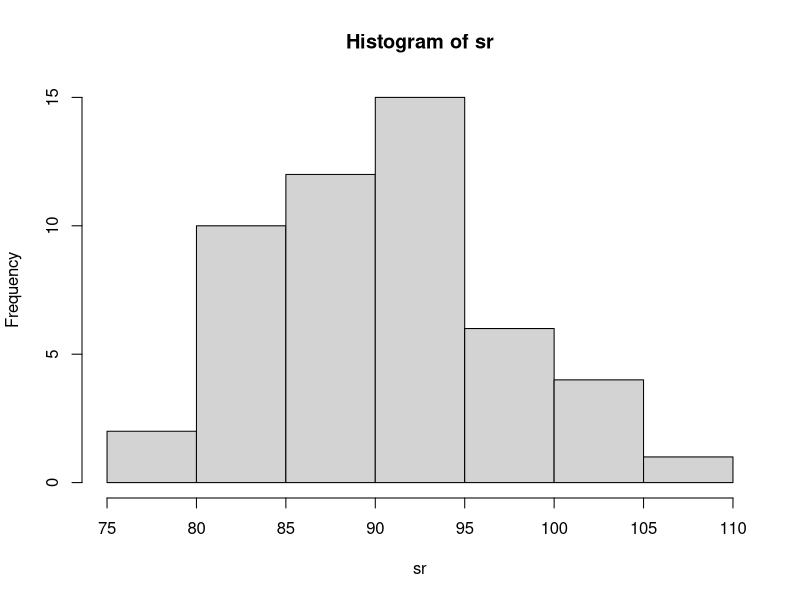
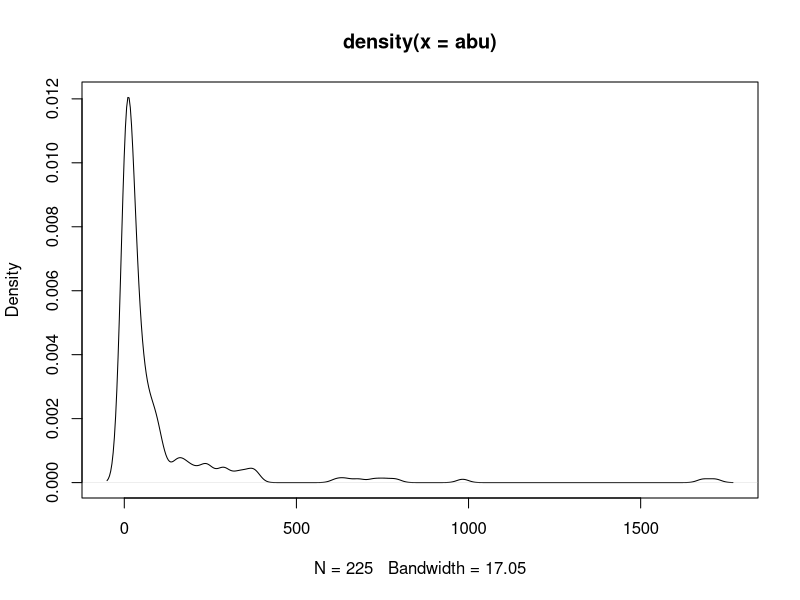
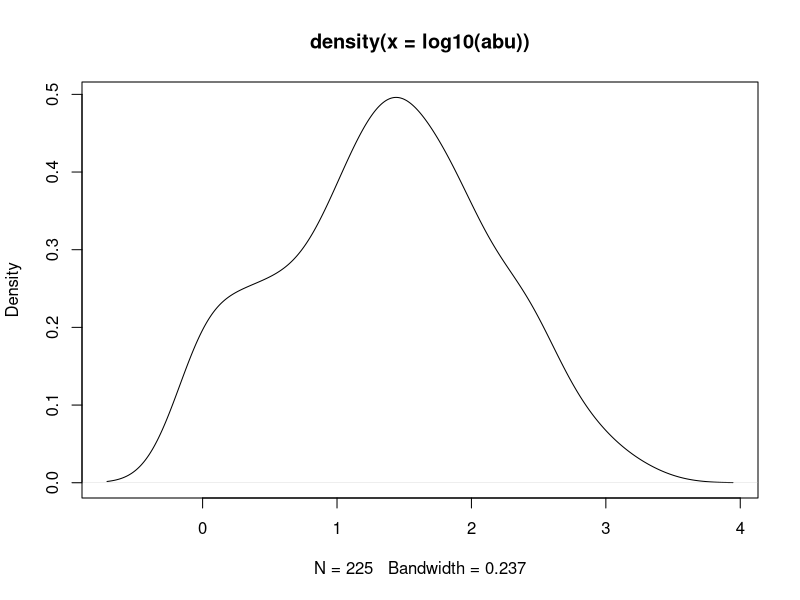
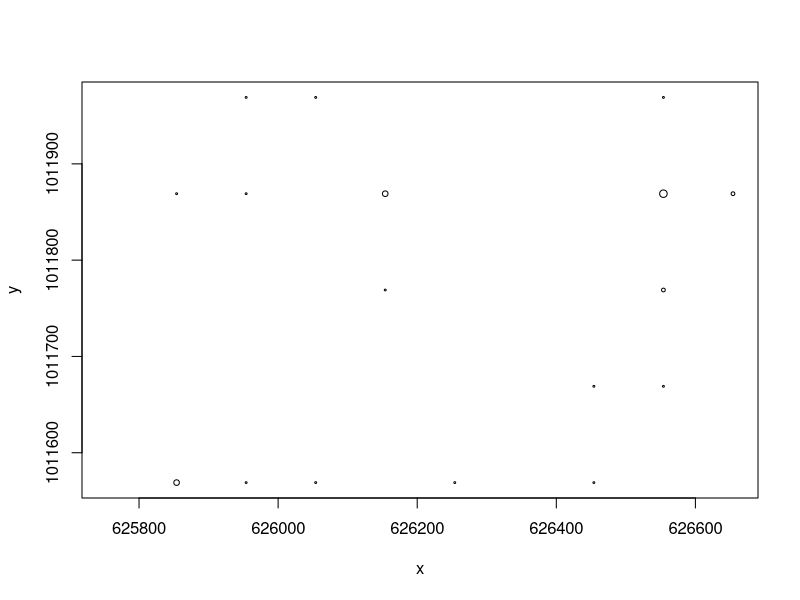
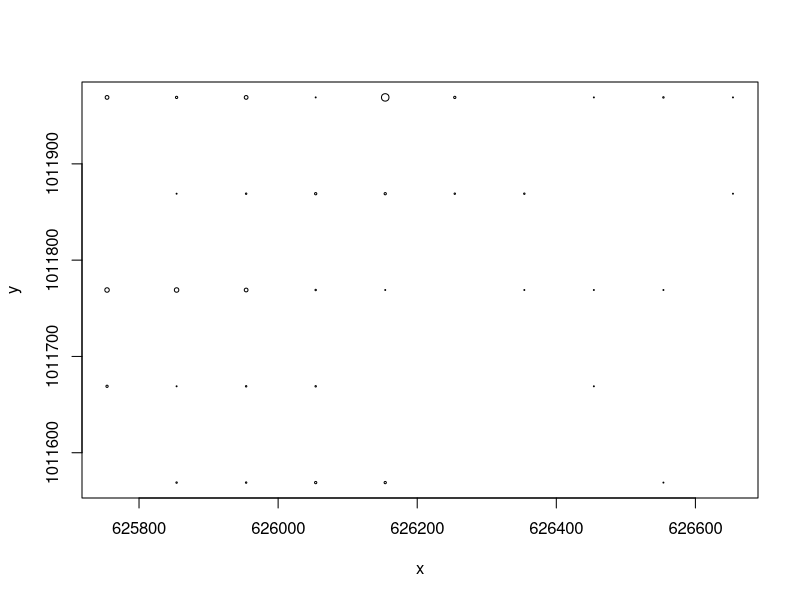
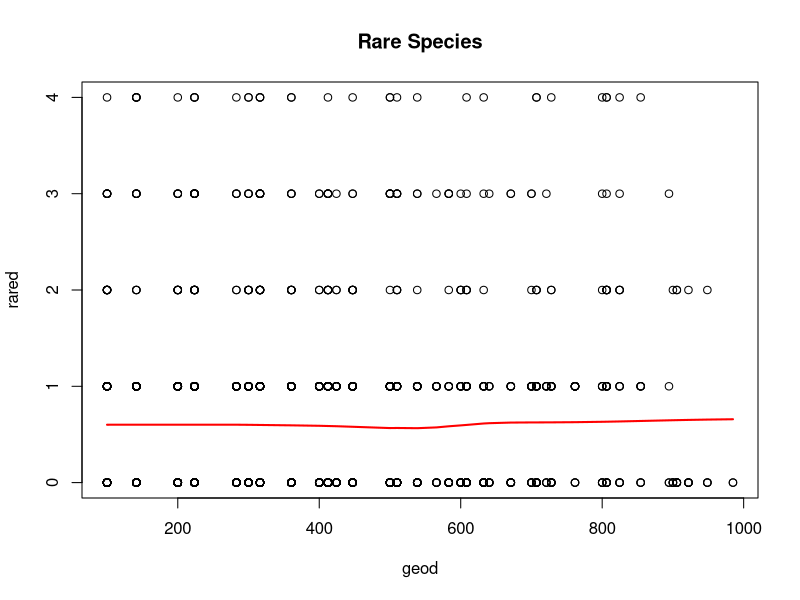
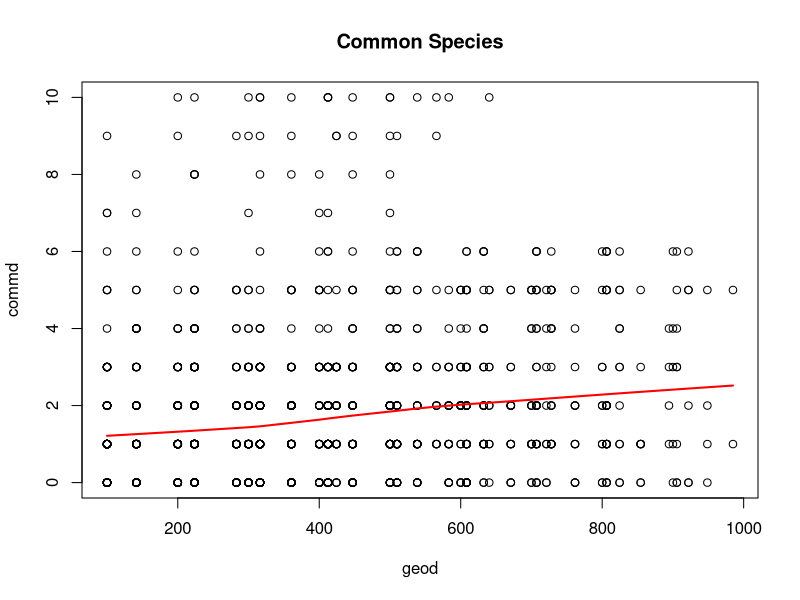

The R source for these figures, in order: (Note: this script raises an error after producing the figures.)
## ---- chunk 1
library(vegan)
data(BCI)
## UTM Coordinates (in metres)
BCI_xy = data.frame(x = rep(seq(625754, 626654, by=100), each=5), 
                    y = rep(seq(1011569,  1011969, by=100), len=50))
## ---- chunk 2
sr <- rowSums(BCI > 0)
hist(sr)

abu <- colSums(BCI)
quantile(abu)
quantile(log10(abu))

plot(density(abu))
plot(density(log10(abu)))

which(abu > 25 & abu < 27)
which(abu > 10^1.93 & abu < 10^1.95)
rare_sp <- BCI[ , 65]
comm_sp <- BCI[ , 58]
plot(BCI_xy, cex = rare_sp / max(rare_sp))
plot(BCI_xy, cex = comm_sp / max(comm_sp))

geod <- dist(BCI_xy)
rared <- dist(rare_sp)
commd <- dist(comm_sp)
plot(geod, rared, main = "Rare Species")
lines(lowess(geod, rared), lwd = 2, col = "red")
plot(geod, commd, main = "Common Species")
lines(lowess(geod, commd), lwd = 2, col = "red")

rare_mantel <- mantel(geod, rared)
rare_mantel
comm_mantel <- mantel(geod, commd)
comm_mantel
## ---- chunk 3
sp_ids = c("Cordia.lasiocalyx", "Hirtella.triandra",
           "Picramnia.latifolia", "Quassia.amara",
           "Tabernaemontana.arborea", "Trattinnickia.aspera", 
           "Xylopia.macrantha")

sp_dry <- BCI$Drypetes.standleyi
sp_a <- BCI$Cordia.lasiocalyx
sp_b <- BCI$Hirtella.triandra
sp_c <- BCI$Picramnia.latifolia
sp_d <- BCI$Quassia.amara
sp_e <- BCI$Tabernaemontana.arborea
sp_f <- BCI$Trattinnickia.aspera
sp_g <- BCI$Xylopia.macrantha
all_sp <- sp_a + sp_b + sp_c + sp_d + sp_e + sp_f + sp_g

## ---- chunk 4

library(nlme)
abu_lm = gls(sp_dry ~ sp_a, data = BCI_xy)

plot(Variogram(abu_lm, form = ~ x + y))



## ---- chunk 5
sp_dry_lm = gls(sp_dry ~ all_sp, data = BCI_xy)

plot(Variogram(sp_dry_lm, form = ~ x + y))



## ---- chunk 6
max_abu <- max(abu) / 2
res = residuals(sp_dry_lm)
plot(dist(BCI_xy[, c('x', 'y')]), dist(res))
lines(lowess(dist(BCI_xy[, c('x', 'y')]), dist(res)), col='red', lwd=2)
abline(v = max_abu, col='red', lwd=3, lty=2)

sp_dry_exp = update(sp_dry_lm, corr=corExp(form=~x + y))
plot(Variogram(sp_dry_exp, resType='normalized', maxDist = max_abu))

sp_dry_q = update(sp_dry_lm, corr=corRatio(form=~x + y, nugget=T))
plot(Variogram(sp_dry_lm, maxDist = max_abu))


anova(sp_dry_lm, sp_dry_exp, sp_dry_q, test=F)

summary(sp_dry_exp)
summary(sp_dry_q)

